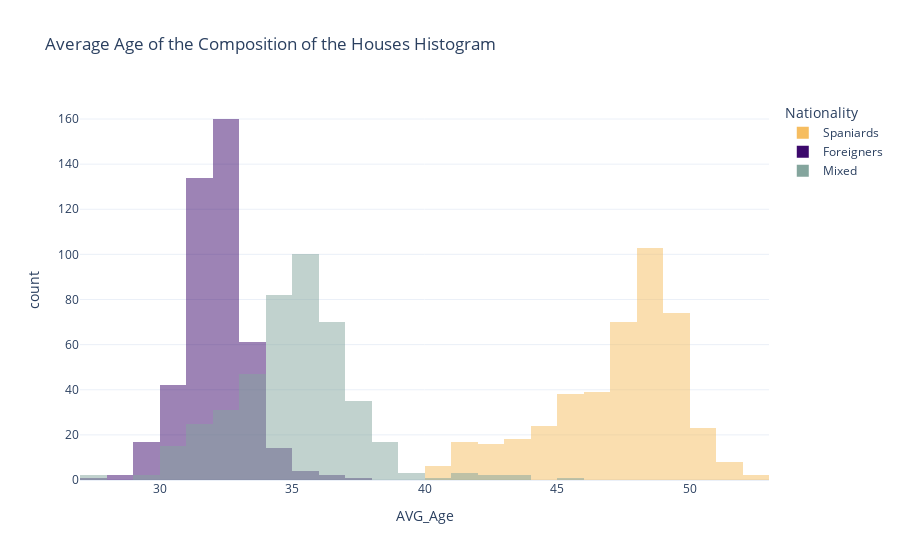

Notebook cell for this chart:
### Code cell
fig = px.histogram(composition, x="AVG_Age", barmode='overlay', title="Average Age of the Composition of the Houses Histogram",                  color_discrete_map=color_dict, color="Nationality",  template="plotly_white",
                 hover_data=['Name_NBHD','Name_Dist'], labels={'Name_NBHD':'Neighborhood Name'})
fig.show()

### Figure 1 — Plotly figure (JSON) as saved in the notebook; plotly's stock layout.template omitted (floating-point values rounded to 4 significant figures; data arrays with more than 128 entries replaced by an {"elided": "..."} marker saying what was removed)
{"data": [{"alignmentgroup": "True", "bingroup": "x", "hovertemplate": "Nationality=Spaniards<br>AVG_Age=%{x}<br>count=%{y}<extra></extra>", "legendgroup": "Spaniards", "marker": {"color": "#f6bd60", "opacity": 0.5}, "name": "Spaniards", "offsetgroup": "Spaniards", "orientation": "v", "showlegend": true, "type": "histogram", "x": {"elided": "438 float values"}, "xaxis": "x", "yaxis": "y"}, {"alignmentgroup": "True", "bingroup": "x", "hovertemplate": "Nationality=Foreigners<br>AVG_Age=%{x}<br>count=%{y}<extra></extra>", "legendgroup": "Foreigners", "marker": {"color": "#3c096c", "opacity": 0.5}, "name": "Foreigners", "offsetgroup": "Foreigners", "orientation": "v", "showlegend": true, "type": "histogram", "x": {"elided": "438 float values"}, "xaxis": "x", "yaxis": "y"}, {"alignmentgroup": "True", "bingroup": "x", "hovertemplate": "Nationality=Mixed<br>AVG_Age=%{x}<br>count=%{y}<extra></extra>", "legendgroup": "Mixed", "marker": {"color": "#84a59d", "opacity": 0.5}, "name": "Mixed", "offsetgroup": "Mixed", "orientation": "v", "showlegend": true, "type": "histogram", "x": {"elided": "438 float values"}, "xaxis": "x", "yaxis": "y"}], "layout": {"barmode": "overlay", "legend": {"title": {"text": "Nationality"}, "tracegroupgap": 0}, "title": {"text": "Average Age of the Composition of the Houses Histogram"}, "xaxis": {"anchor": "y", "domain": [0, 1], "title": {"text": "AVG_Age"}}, "yaxis": {"anchor": "x", "domain": [0, 1], "title": {"text": "count"}}}}
